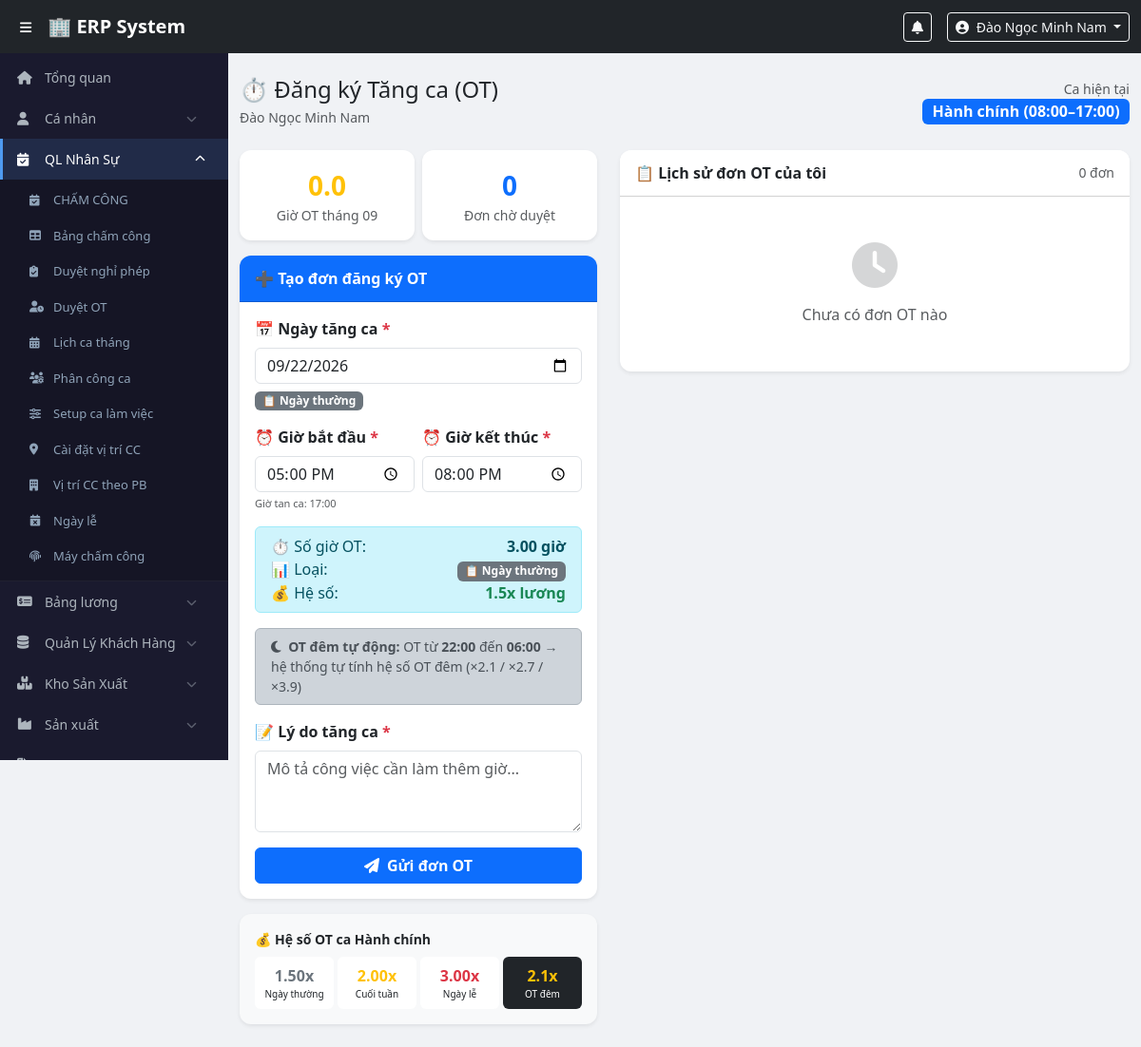
Page /modules/attendance/ot_request.php (signed in) on the committed database.
### tables this page shows
CREATE TABLE `work_shifts` (
  `id` int(11) NOT NULL,
  `shift_code` varchar(20) NOT NULL,
  `shift_name` varchar(100) NOT NULL,
  `start_time` time NOT NULL,
  `end_time` time NOT NULL,
  `late_threshold` int(11) DEFAULT 15,
  `break_minutes` int(11) DEFAULT 60,
  `work_hours` decimal(4,2) DEFAULT 8.00,
  `ot_multiplier` decimal(3,2) DEFAULT 1.50,
  `weekend_multiplier` decimal(3,2) DEFAULT 2.00,
  `holiday_multiplier` decimal(3,2) DEFAULT 3.00,
  `is_night_shift` tinyint(1) NOT NULL DEFAULT 0,
  `color` varchar(20) DEFAULT '#0d6efd',
  `is_active` tinyint(1) DEFAULT 1,
  `created_by` int(11) DEFAULT NULL,
  `created_at` timestamp NOT NULL DEFAULT current_timestamp()
);

### config/auth.php (called while the page is built, shortened)
<?php
function currentUser() {
    return [
        'id'          => $_SESSION['user_id']   ?? null,
        'full_name'   => $_SESSION['full_name'] ?? '',
        'username'    => $_SESSION['username']  ?? '',
        'role'        => $_SESSION['role']      ?? '',
        'role_name'   => $_SESSION['role_name'] ?? '',
        'employee_code' => $_SESSION['employee_code'] ?? '',
        'department_id' => $_SESSION['department_id'] ?? null,
    ];
}
?>

### modules/attendance/ot_request.php (the view, shortened to what this page needs)
<?php
require_once $_SERVER['DOCUMENT_ROOT'] . '/erp/config/auth.php';
$pdo  = getDBConnection();
$user = currentUser();
$myShift = $pdo->prepare("
    SELECT ws.* FROM employee_shifts es
    JOIN work_shifts ws ON es.shift_id = ws.id
    WHERE es.user_id = ? AND es.effective_date <= CURDATE()
      AND (es.end_date IS NULL OR es.end_date >= CURDATE())
    ORDER BY es.effective_date DESC LIMIT 1
");
$myShift->execute([$user['id']]);
$myShift = $myShift->fetch();
$stmt = $pdo->prepare("
    SELECT ot.*, ws.shift_name, ws.color AS shift_color,
           u.full_name AS approver_name
    FROM overtime_requests ot
    LEFT JOIN work_shifts ws ON ot.shift_id = ws.id
    LEFT JOIN users u ON ot.approved_by = u.id
    WHERE ot.user_id = ?
    ORDER BY ot.created_at DESC
    LIMIT 30
");
$stmt->execute([$user['id']]);
$myOTs = $stmt->fetchAll();
$totalOT = $pdo->prepare("
    SELECT SUM(hours) FROM overtime_requests
    WHERE user_id = ? AND status = 'approved'
      AND MONTH(ot_date) = ? AND YEAR(ot_date) = ?
");
$totalOT->execute([$user['id'], date('m'), date('Y')]);
$totalOTHours = $totalOT->fetchColumn() ?? 0;
include $_SERVER['DOCUMENT_ROOT'] . '/erp/includes/header.php';
include $_SERVER['DOCUMENT_ROOT'] . '/erp/includes/sidebar.php';
?>
<div class="main-content">
<div class="container-fluid py-4">
    <div class="d-flex justify-content-between align-items-center mb-4">
        <div>
            <h4 class="mb-1">⏱️ Đăng ký Tăng ca (OT)</h4>
            <p class="text-muted small mb-0"><?= htmlspecialchars($user['full_name']) ?></p>
        </div>
        <?php if ($myShift): ?>
        <div class="text-end">
            <div class="small text-muted">Ca hiện tại</div>
            <span class="badge fs-6" style="background:<?= $myShift['color'] ?>">
                <?= htmlspecialchars($myShift['shift_name']) ?>
                (<?= substr($myShift['start_time'],0,5) ?>–<?= substr($myShift['end_time'],0,5) ?>)
            </span>
        </div>
        <?php endif; ?>
    </div>
    <div class="row g-4">
        <div class="col-lg-5">
            <div class="row g-2 mb-3">
                <div class="col-6">
                    <div class="card border-0 shadow-sm text-center py-3">
                        <div class="fs-3 fw-bold text-warning"><?= number_format($totalOTHours, 1) ?></div>
                        <div class="small text-muted">Giờ OT tháng <?= date('m') ?></div>
                    </div>
                </div>
                <div class="col-6">
                    <div class="card border-0 shadow-sm text-center py-3">
                        <?php
                        $pendingCount = count(array_filter($myOTs, fn($o) => $o['status'] === 'pending'));
                        ?>
                        <div class="fs-3 fw-bold text-primary"><?= $pendingCount ?></div>
                        <div class="small text-muted">Đơn chờ duyệt</div>
                    </div>
                </div>
            </div>
            <div class="card border-0 shadow-sm">
                <div class="card-header bg-primary text-white fw-bold">
                    ➕ Tạo đơn đăng ký OT
                </div>
                <div class="card-body">
                    <form method="POST" id="otForm">
                        <div class="mb-3">
                            <label class="form-label fw-semibold">📅 Ngày tăng ca <span class="text-danger">*</span></label>
                            <input type="date" name="ot_date" id="otDate" class="form-control"
                                   value="<?= $_POST['ot_date'] ?? date('Y-m-d') ?>"
                                   min="<?= date('Y-m-d') ?>" required>
                            <div id="dayTypeBadge" class="mt-1"></div>
                        </div>
                        <div class="row g-2 mb-3">
                            <div class="col-6">
                                <label class="form-label fw-semibold">⏰ Giờ bắt đầu <span class="text-danger">*</span></label>
                                <input type="time" name="start_time" id="otStart" class="form-control"
                                       value="<?= $_POST['start_time'] ?? ($myShift ? substr($myShift['end_time'],0,5) : '17:00') ?>"
                                       required>
                                <?php if ($myShift): ?>
                                <div class="form-text" style="font-size:11px;">
                                    Giờ tan ca: <?= substr($myShift['end_time'],0,5) ?>
                                </div>
                                <?php endif; ?>
                            </div>
                            <div class="col-6">
                                <label class="form-label fw-semibold">⏰ Giờ kết thúc <span class="text-danger">*</span></label>
                                <input type="time" name="end_time" id="otEnd" class="form-control"
                                       value="<?= $_POST['end_time'] ?? '20:00' ?>"
                                       required>
                            </div>
                        </div>
                        <div id="otPreview" class="alert alert-info py-2 mb-3 d-none">
                            <div class="d-flex justify-content-between">
                                <span>⏱️ Số giờ OT:</span>
                                <strong id="previewHours">0 giờ</strong>
                            </div>
                            <div class="d-flex justify-content-between">
                                <span>📊 Loại:</span>
                                <span id="previewType">—</span>
                            </div>
                            <div class="d-flex justify-content-between">
                                <span>💰 Hệ số:</span>
                                <strong id="previewMultiplier" class="text-success">—</strong>
                            </div>
                        </div>
                        <div class="alert alert-dark py-2 mb-3 small">
                            <i class="fas fa-moon me-1"></i>
                            <?php if ($myShift && (int)$myShift['is_night_shift'] === 1): ?>
                                <strong>Ca đêm <?= substr($myShift['start_time'],0,5) ?>–<?= substr($myShift['end_time'],0,5) ?>:</strong>
                                Tất cả OT của bạn hôm nay được tính hệ số <strong>đêm</strong> tự động.
                            <?php else: ?>
                                <strong>OT đêm tự động:</strong> OT từ <strong>22:00</strong> đến <strong>06:00</strong>
                                → hệ thống tự tính hệ số OT đêm (×2.1 / ×2.7 / ×3.9)
                            <?php endif; ?>
                        </div>
                        <div class="mb-3">
                            <label class="form-label fw-semibold">📝 Lý do tăng ca <span class="text-danger">*</span></label>
                            <textarea name="reason" class="form-control" rows="3" required
                                      placeholder="Mô tả công việc cần làm thêm giờ..."><?= htmlspecialchars($_POST['reason'] ?? '') ?></textarea>
                        </div>
                        <button type="submit" class="btn btn-primary w-100 fw-bold">
                            <i class="fas fa-paper-plane me-2"></i>Gửi đơn OT
                        </button>
                    </form>
                </div>
            </div>
            <?php if ($myShift): ?>
            <div class="card border-0 shadow-sm mt-3 bg-light">
                <div class="card-body py-3">
                    <p class="fw-bold small mb-2">💰 Hệ số OT ca <?= htmlspecialchars($myShift['shift_name']) ?></p>
                    <div class="row g-1 text-center">
                        <div class="col-3">
                            <div class="bg-white rounded p-2">
                                <div class="fw-bold text-secondary"><?= $myShift['ot_multiplier'] ?>x</div>
                                <div style="font-size:10px;">Ngày thường</div>
                            </div>
                        </div>
                        <div class="col-3">
                            <div class="bg-white rounded p-2">
                                <div class="fw-bold text-warning"><?= $myShift['weekend_multiplier'] ?>x</div>
                                <div style="font-size:10px;">Cuối tuần</div>
                            </div>
                        </div>
                        <div class="col-3">
                            <div class="bg-white rounded p-2">
                                <div class="fw-bold text-danger"><?= $myShift['holiday_multiplier'] ?>x</div>
                                <div style="font-size:10px;">Ngày lễ</div>
                            </div>
                        </div>
                        <div class="col-3">
                            <div class="bg-dark rounded p-2">
                                <div class="fw-bold text-warning">2.1x</div>
                                <div style="font-size:10px;" class="text-white">OT đêm</div>
                            </div>
                        </div>
                    </div>
                </div>
            </div>
            <?php endif; ?>
        </div>
        <div class="col-lg-7">
            <div class="card border-0 shadow-sm">
                <div class="card-header bg-white d-flex justify-content-between align-items-center">
                    <span class="fw-bold">📋 Lịch sử đơn OT của tôi</span>
                    <small class="text-muted"><?= count($myOTs) ?> đơn</small>
                </div>
                <div class="card-body p-0">
                    <?php if (empty($myOTs)): ?>
                    <div class="text-center text-muted py-5">
                        <i class="fas fa-clock fa-3x mb-3 d-block opacity-25"></i>
                        Chưa có đơn OT nào
                    </div>
                    <?php endif; ?>
                </div>
            </div>
        </div>
    </div>
</div>
</div>
<?php include $_SERVER['DOCUMENT_ROOT'] . '/erp/includes/footer.php'; ?>

### assets/css/style.css (style rules this page uses)
body { padding-top: 56px; background: #f0f2f5; font-family: 'Segoe UI', sans-serif; }
.main-content { margin-left: 240px; transition: margin-left 0.3s; min-height: calc(100vh - 56px); }
.card { border-radius: 12px !important; }
.card-header { border-radius: 12px 12px 0 0 !important; padding: 12px 16px; }

### rows in the picture
work_shifts: shift_name "Hành chính", start_time "08:00", end_time "17:00", start_time "17:00", ot_multiplier "1.50", weekend_multiplier "2.00", holiday_multiplier "3.00"

### other values in the picture
$user['full_name'] "Đào Ngọc Minh Nam"
$totalOTHours "0.0"
$pendingCount "0"
count($myOTs) "0"
